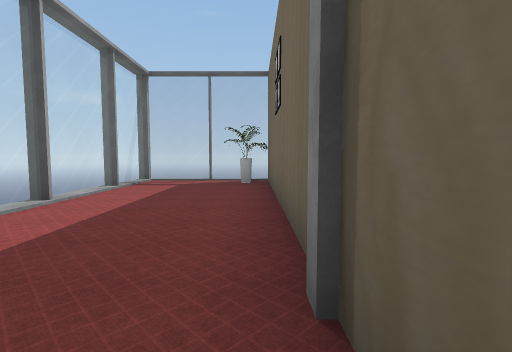
[1] (above)

24 first-person views from a walk through a Unity game level. The camera is 1.4 m above the floor, tilts 4° down and sees 85° across. The floor is counted in squares, 2 m on a side. Each view is taken from the middle of a square. On the plan, view 1 faces up. The plan holds only what a view shows up to about 9 squares ahead; the rest is blank. The place goes on beyond the plan. The player is left out. Some surface patterns are stand-ins.

[2]
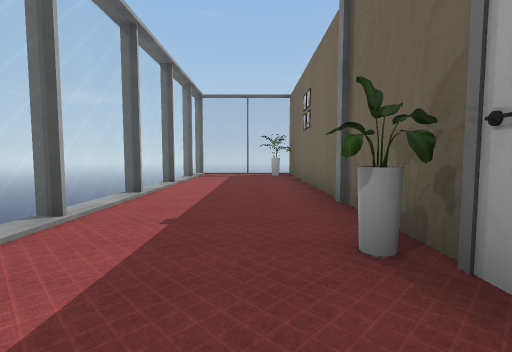

[3]
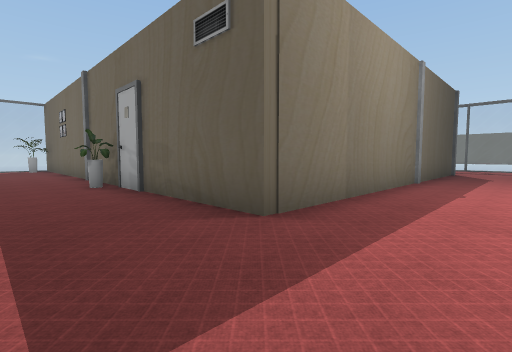

[4]
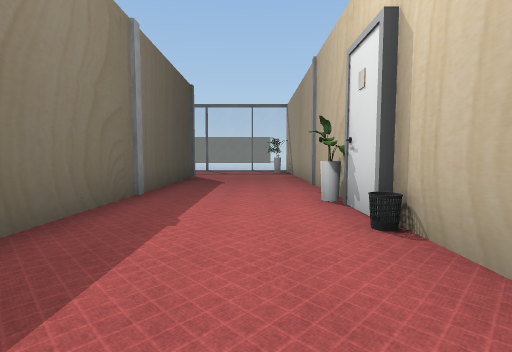

[5]
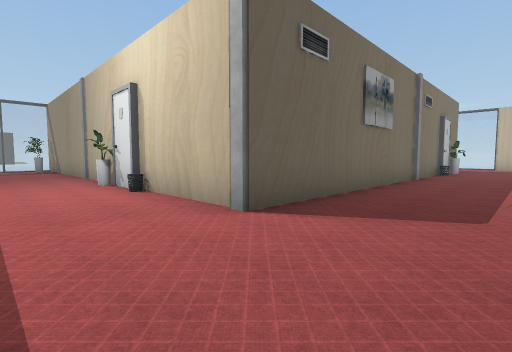

[6]
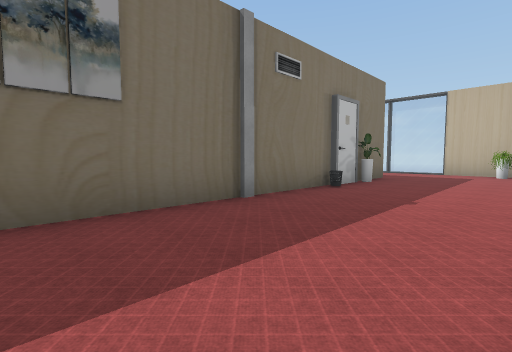

[7]
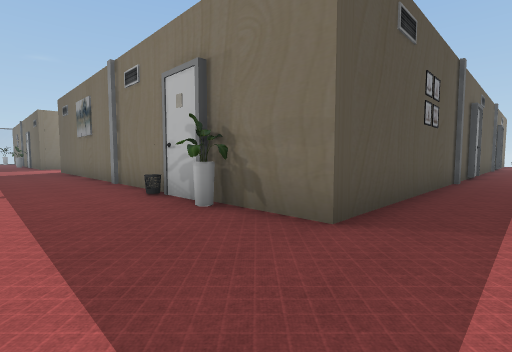

[8]
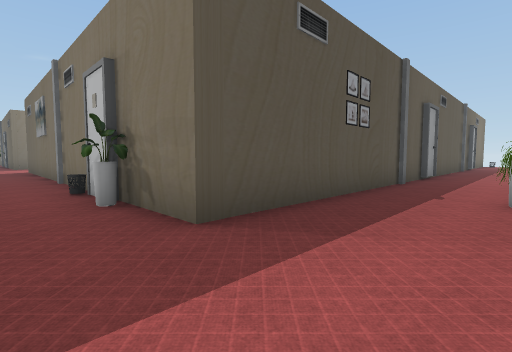

[9]
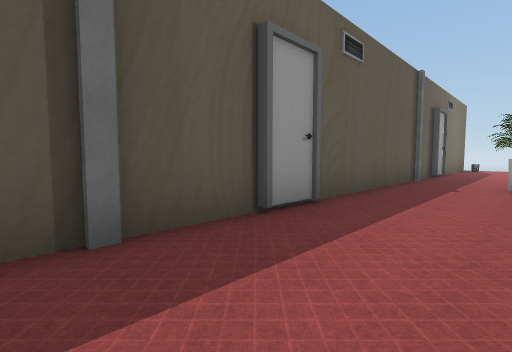

[10]
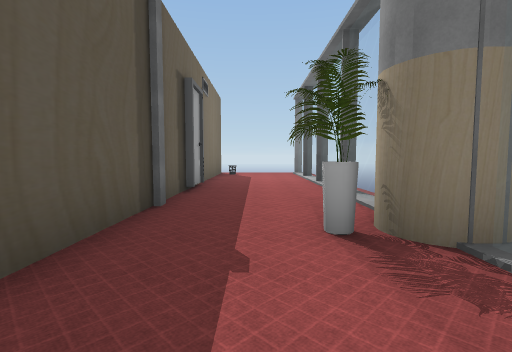

[11]
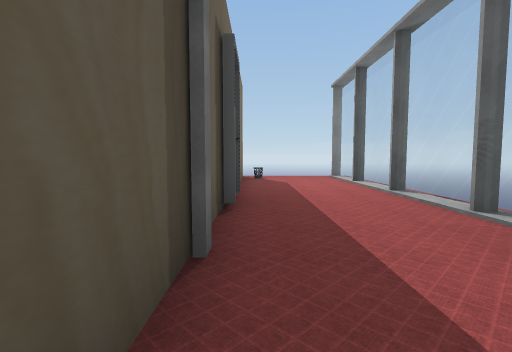

[12]
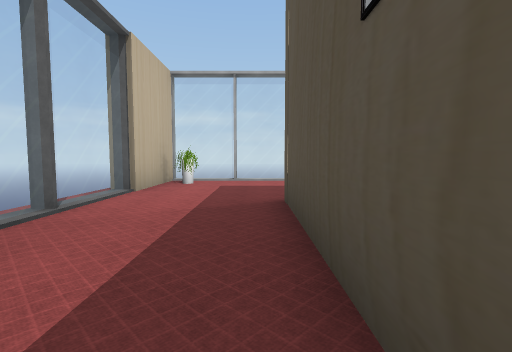

[13]
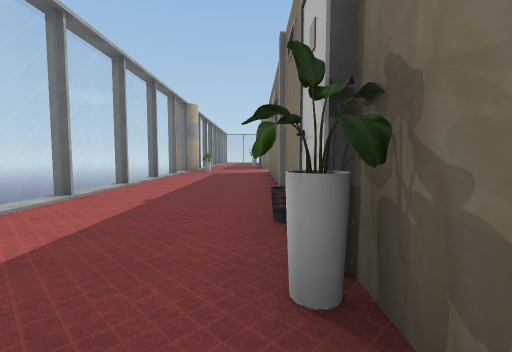

[14]
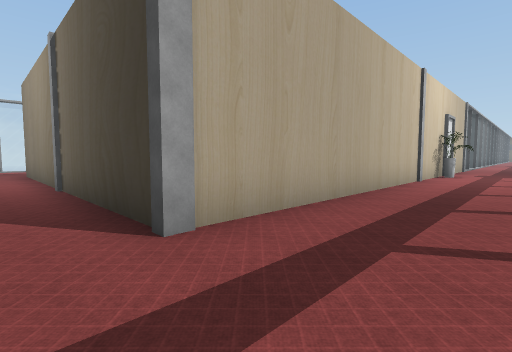

[15]
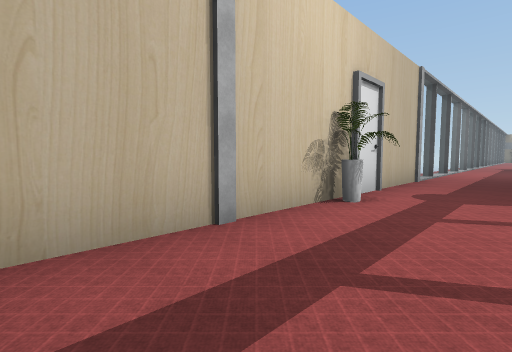

[16]
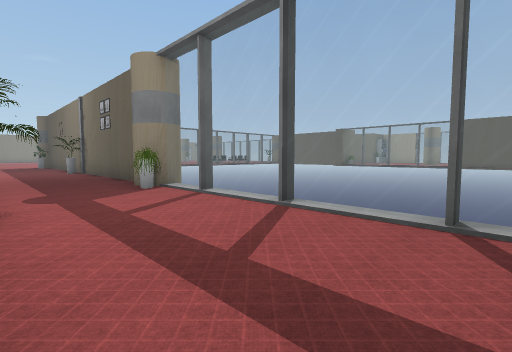

[17]
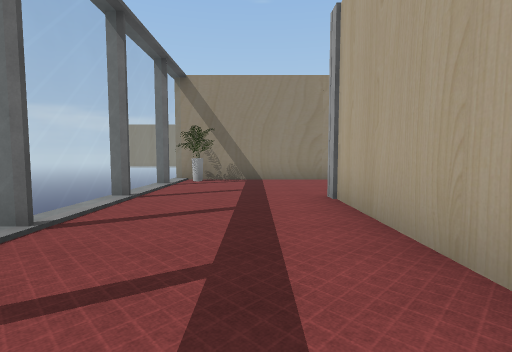

[18]
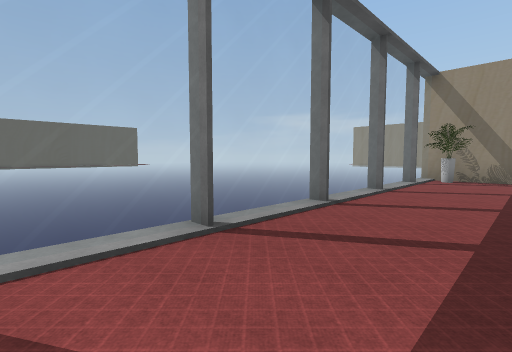

[19]
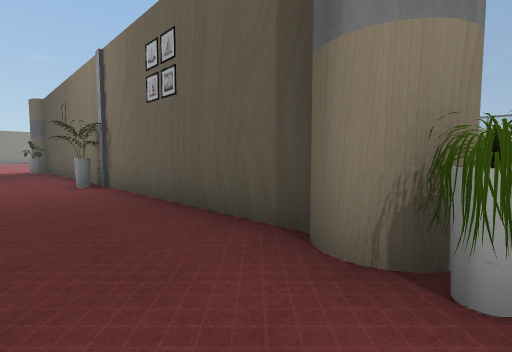

[20]
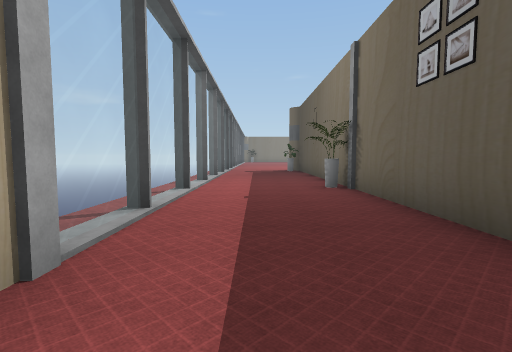

[21]
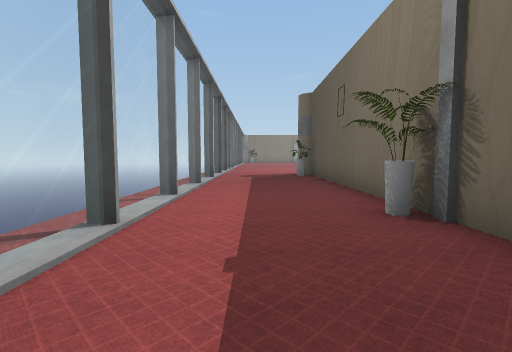

[22]
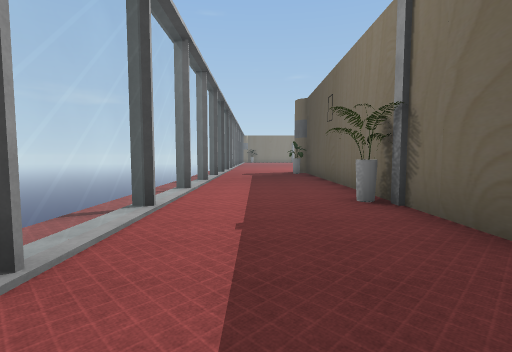

[23]
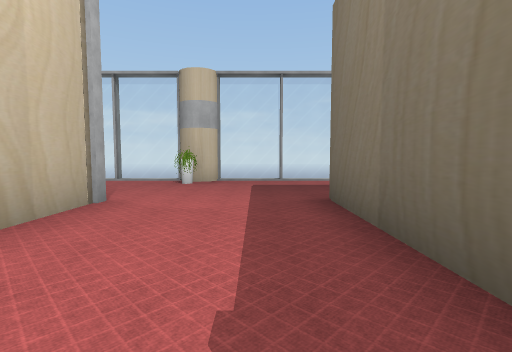

[24]
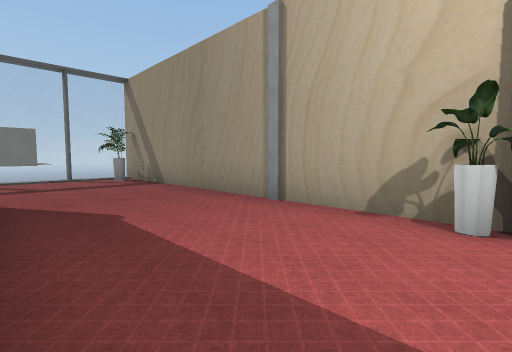

### Floor plan
Key: @ floor where view 1 was taken; # wall or solid block; . floor; = window, fence, low wall or low ledge; P plant; C column; B bin; O other object.
Columns run from 4 left of view 1 to 22 right of it. Each row starts with its distance up from view 1.
 19               =...#
 18               =...#
 17               =...#
 16               =...#
 15               =...#
 14                ...#
 13               =..PC
 12               =...#
 11               =...#
 10               =...#
  9  = ==         =C..#
  8 =.=..#        #...#
  7 =...P#        #...C
  6  =...#        #...P=
  5 =....#        #....=
  4  =...#        #P..=
  3 =....#        #....=
  2  =...#        #C..=
  1  ...C#        #....=
  0  =..@#        #...=
 -1  ...P#        #....=
 -2   ...#        #...=
 -3   ...#        #....=
 -4   ...#        #...=
 -5  =...##### ####....=
 -6 =.........C....C..=
 -7  =.................=
 -8  =................=
 -9 CCP..C..BP..C.....P=
-10 =....##############
-11  =...#
-12   ...#
-13 =....#
-14  =...#
-15 =....#
-16  =...C
-17 =....#
-18  =...#
-19  ...B#
-20   ...#
-21   ..P#
-22   ...#####################
-23 =..........C.......C......O
-24  =.........................
-25  .P.....P.........P........
-26  ###==           #C =======

Positions as (right, up) in squares from view 1, and headings:
1: (0, 0), facing up
2: (-1, -3), facing up
3: (-2, -8), facing up-right
4: (1, -8), facing right
5: (-2, -7), facing down-right
6: (-3, -13), facing down-right
7: (-2, -24), facing up-right
8: (-1, -25), facing up-right
9: (6, -25), facing up-right
10: (11, -24), facing right
11: (13, -23), facing right
12: (5, -23), facing left
13: (0, -22), facing up
14: (13, -7), facing up-left
15: (13, 0), facing up-left
16: (11, 0), facing up-right
17: (12, -1), facing down
18: (12, 0), facing down-right
19: (12, 6), facing up-right
20: (12, 7), facing up
21: (12, 10), facing up
22: (12, 9), facing up
23: (5, -7), facing left
24: (5, -6), facing down-right
